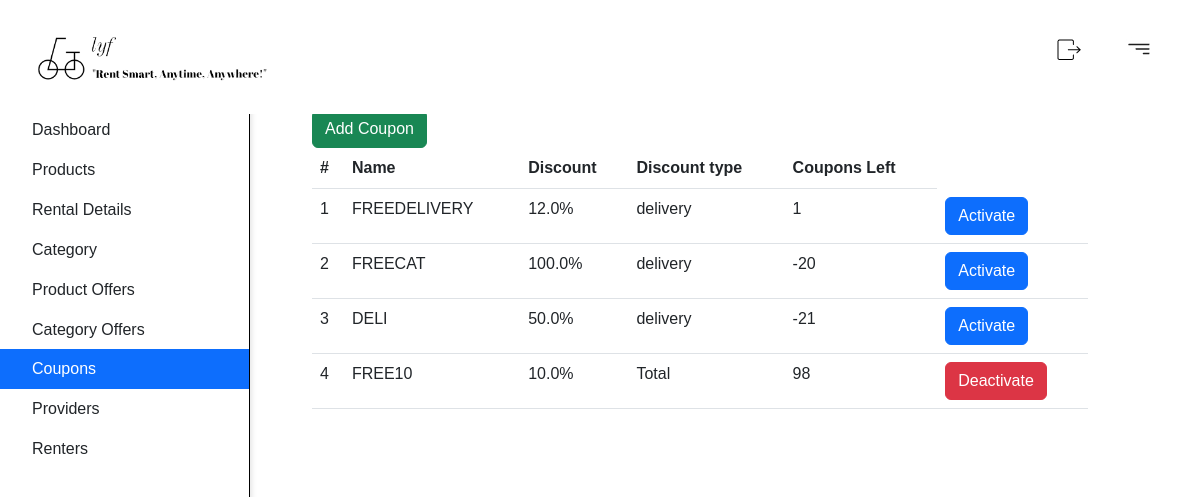
The app's page /coupons_page (signed in) with its own data.
### adminPanel/models.py (models this page shows, shortened)
class coupons(models.Model):
    name=models.CharField(max_length=30,null=False)
    num=models.BigIntegerField(default=25)
    COUPON_CHOICE = [
        ('delivery','delivery'),
        ('caution','caution'),
        ('Total','Total'),
    ]
    coupon_type=models.CharField(max_length=30, choices=COUPON_CHOICE, blank=True)
    discount=models.FloatField(null=False)
    created=models.DateTimeField(auto_now_add=True)
    is_active=models.BooleanField(default=True)

### adminPanel/views.py (the view)
    def wrapper(request, *args, **kwargs):
        if request.user.is_authenticated and request.user.is_staff:
            return view_func(request, *args, **kwargs)
        else:
            return HttpResponseForbidden("You don't have permission to access this page.")

### adminPanel/views.py (called while the page is built)
def admin_access_required(view_func):
    def wrapper(request, *args, **kwargs):
        if request.user.is_authenticated and request.user.is_staff:
            return view_func(request, *args, **kwargs)
        else:
            return HttpResponseForbidden("You don't have permission to access this page.")
    return wrapper

@admin_access_required
def coupons_page(request):
    cop=coupons.objects.all()
    return render(request,'adminPanel/admin_coupons.html',{'cop':cop})

### templates/adminPanel/admin_coupons.html (shortened to what this page needs)
{% load static %}
<!DOCTYPE html>
<html lang="en">
<head>
    <link href="https://cdn.jsdelivr.net/npm/bootstrap@5.3.0/dist/css/bootstrap.min.css" rel="stylesheet" >
    <link rel="stylesheet" type="text/css" href="{% static 'style.css' %}">
</head>
<body>
    <nav>
        <div class="nav-left">
            <a href=""><img src="{% static 'image/logo.png' %}" class="logo"></a>
        </div>
        <div class="nav-right">
            <ul>
                <li><a href="{%url 'user:perform_logout' %}"><img src="{% static 'image/logout.jpg' %}"></a></li>
                <li><a href=""><img src="{% static 'image/FilterRight.jpg' %}"></a></li>
            </ul>
        </div>
    </nav>
    {% block content %}
    <div id="sidebarMenu" class="sidebar bg-white">
        <div class="position-sticky">
            <div class="list-group list-group-flush">
                <a href="{% url 'adminPanel:adminPanel' %}" class="list-group-item list-group-item-action py-2 ripple">
                    <span>Dashboard</span>
                </a>
                <a href="{% url 'adminPanel:adminProducts' %}" class="list-group-item list-group-item-action py-2 ripple ">
                    <span>Products</span>
                </a>
                <a href="{% url 'order:rental_management' %}" class="list-group-item list-group-item-action py-2 ripple">
                    <span>Rental Details</span>
                </a>
                <a href="{% url 'adminPanel:category_offer_form' %}" class="list-group-item list-group-item-action py-2 ripple">
                    <span>Category</span>
                </a>
                <a href="{% url 'adminPanel:product_offer_form' %}" class="list-group-item list-group-item-action py-2 ripple">
                    <span>Product Offers</span>
                </a>
                <a href="{% url 'adminPanel:user_offers' %}" class="list-group-item list-group-item-action py-2 ripple">
                    <span>Category Offers</span>
                </a>
                <a href="{% url 'adminPanel:coupons_page' %}" class="list-group-item list-group-item-action py-2 ripple active">
                    <span>Coupons</span>
                </a>
                <a href="{% url 'adminPanel:providerList' %}" class="list-group-item list-group-item-action py-2 ripple">
                    <span>Providers</span>
                </a>
                <a href="{% url 'adminPanel:renterList' %}" class="list-group-item list-group-item-action py-2 ripple">
                    <span>Renters</span>
                </a>
            </div>
        </div>
    </div>
    <div id="productContent" class="container d-flex flex-column" style="max-width: 800px; height: 500px; margin-top: 110px; margin-left: 300px;">
        <form class="form-inline ">
            <a href="{% url 'adminPanel:add_coupons' %}" class="btn btn-success">Add Coupon</a>
        </form>
        <table class="table">
            <thead>
                <tr>
                    <th>#</th>
                    <th>Name</th>
                    <th>Discount</th>
                    <th>Discount type</th>
                    <th>Coupons Left</th>
                </tr>
            </thead>
            <tbody>
                {% for c in cop %}
                <tr>
                    <td>{{ forloop.counter }}</td>
                    <td>{{ c.name }}</td>
                    <td>{{ c.discount }}%</td>
                    <td>{{ c.coupon_type }}</td>
                    <td>{{ c.num }}</td>
                    <td>
                        <form action="{% url 'adminPanel:coupons_activate_deactivate' c.id %}" method="post">
                            {% if c.is_active %}
                                <button type="submit" class="btn btn-danger">Deactivate</button>
                            {% else %}
                                <button type="submit" class="btn btn-primary">Activate</button>
                            {% endif %}
                        </form>
                    </td>
                </tr>
                {% endfor %}
            </tbody>
        </table>
    </div>
    {% endblock %}
</body>
</html>

### staticfields/style.css (style rules this page uses)
* { font-family: 'poppins',sans-serif; margin: 0; padding: 0; box-sizing: border-box; }
body { background: #ffffff; }
nav { display: flex; align-items: center; justify-content: space-between; background: #ffffff; padding: 5px 5% ; position: sticky; top: 2px; z-index: 100; }
.logo { width: 250px; height: auto; margin-right: 40px; transition: transform 0.8s; }
.nav-left, .nav-right { display: flex; align-items: center; }
.nav-right ul li { list-style: none; display: inline-block; padding: 20px; color: black; }
a { text-decoration: none; color: black; }

### templates/adminPanel/admin_coupons.html (style rules this page uses)
body { margin: 0; padding: 0; }
nav { background-color: #fff; padding: 10px; display: flex; justify-content: space-between; position: fixed; width: 100%; z-index: 1000; }
.nav-left { margin-left: 20px; }
.nav-right { margin-right: 20px; }
#sidebarMenu { width: 250px; position: fixed; top: 0; left: 0; height: 100%; overflow-y: auto; background-color: #fff; border-right: 1px solid #000000; padding-top: 56px; margin-top: 50px; }
.list-group-item { border: none; cursor: pointer; }
.active { background-color: #9cc4f0; color: #fff; }
#sidebarMenu { width: 250px; position: fixed; top: 0; left: 0; height: 100%; overflow-y: auto; background-color: #fff; border-right: 1px solid #000000; border-top: 4px solid #007bff; box-shadow: 2px 0px 5px rgba(0, 0, 0, 0.1); padding-top: 56px; margin-top: 50px; }

### records on screen
coupons: name "FREEDELIVERY", discount "12.0", coupon_type "delivery", num "1", is_active "Activate"
coupons: name "FREECAT", discount "100.0", coupon_type "delivery", num "-20", is_active "Activate"
coupons: name "DELI", discount "50.0", coupon_type "delivery", num "-21", is_active "Activate"
coupons: name "FREE10", discount "10.0", coupon_type "Total", num "98", is_active "Deactivate"
